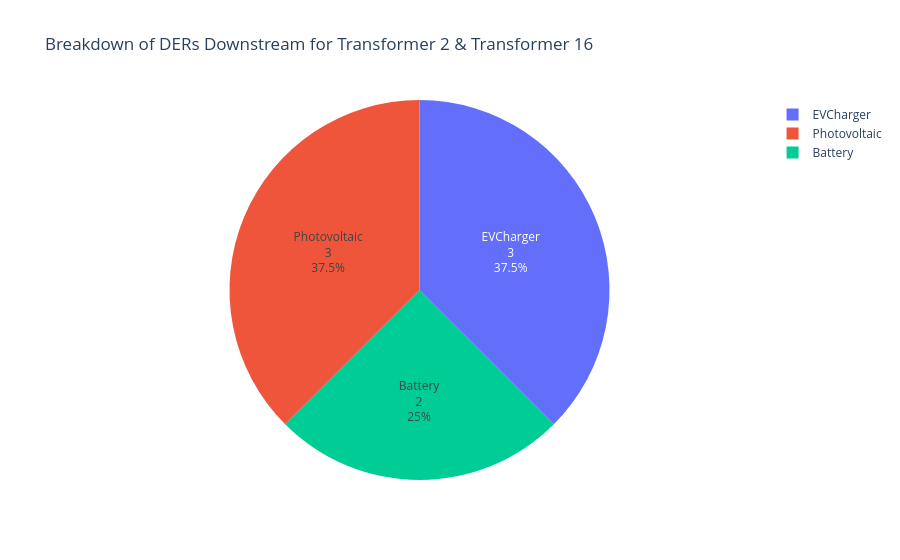

The cell this chart's notebook holds for it:
### Markdown cell above
#### Visualization
Pie chart of DER counts. If a given DER is downstream of multiple transformers (e.g. because one transformer is downstream of another), the DER is counted only once.

### Code cell
# Pie chart of DER counts.
plot_count_pie(df, grid_element_ids)

### Figure 1 — Plotly figure (JSON) as saved in the notebook; plotly's stock layout.template omitted (floating-point values rounded to 4 significant figures)
{"data": [{"domain": {"x": [0, 1], "y": [0, 1]}, "hovertemplate": "DER Type=%{label}<extra></extra>", "labels": ["EVCharger", "Battery", "Battery", "EVCharger", "EVCharger", "Photovoltaic", "Photovoltaic", "Photovoltaic"], "legendgroup": "", "name": "", "showlegend": true, "textinfo": "percent+label+value", "textposition": "inside", "type": "pie"}], "layout": {"legend": {"tracegroupgap": 0}, "title": {"text": "Breakdown of DERs Downstream for Transformer 2 & Transformer 16"}}}
